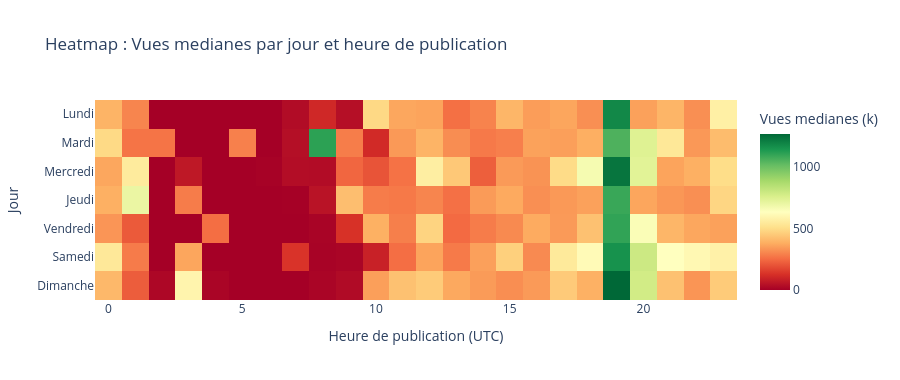

The notebook cell this image was saved under:
### Markdown cell above
### 13.2 Heatmap interactif — Jour x Heure (vues medianes)

### Code cell
pivot = df.pivot_table(
    values='viewCount',
    index='publish_day_of_week',
    columns='publish_hour',
    aggfunc='median'
).fillna(0)

day_labels_fr = ['Lundi','Mardi','Mercredi','Jeudi','Vendredi','Samedi','Dimanche']
pivot.index = [day_labels_fr[i] for i in pivot.index]

fig = px.imshow(
    pivot / 1000,
    labels=dict(x='Heure de publication (UTC)', y='Jour', color='Vues medianes (k)'),
    title='Heatmap : Vues medianes par jour et heure de publication',
    color_continuous_scale='RdYlGn',
    aspect='auto',
    template='plotly_white',
)
fig.update_layout(height=380)
fig.show()

### Figure 1 — Plotly figure (JSON) as saved in the notebook; plotly's stock layout.template omitted (floating-point values rounded to 4 significant figures; data arrays with more than 128 entries replaced by an {"elided": "..."} marker saying what was removed)
{"data": [{"coloraxis": "coloraxis", "hovertemplate": "Heure de publication (UTC): %{x}<br>Jour: %{y}<br>Vues medianes (k): %{z}<extra></extra>", "name": "0", "type": "heatmap", "x": [0, 1, 2, 3, 4, 5, 6, 7, 8, 9, 10, 11, 12, 13, 14, 15, 16, 17, 18, 19, 20, 21, 22, 23], "xaxis": "x", "y": ["Lundi", "Mardi", "Mercredi", "Jeudi", "Vendredi", "Samedi", "Dimanche"], "yaxis": "y", "z": {"elided": "7x24 float values"}}], "layout": {"coloraxis": {"colorbar": {"title": {"text": "Vues medianes (k)"}}, "colorscale": [[0, "rgb(165,0,38)"], [0.1, "rgb(215,48,39)"], [0.2, "rgb(244,109,67)"], [0.3, "rgb(253,174,97)"], [0.4, "rgb(254,224,139)"], [0.5, "rgb(255,255,191)"], [0.6, "rgb(217,239,139)"], [0.7, "rgb(166,217,106)"], [0.8, "rgb(102,189,99)"], [0.9, "rgb(26,152,80)"], [1, "rgb(0,104,55)"]]}, "height": 380, "title": {"text": "Heatmap : Vues medianes par jour et heure de publication"}, "xaxis": {"anchor": "y", "domain": [0, 1], "title": {"text": "Heure de publication (UTC)"}}, "yaxis": {"anchor": "x", "autorange": "reversed", "domain": [0, 1], "title": {"text": "Jour"}}}}
